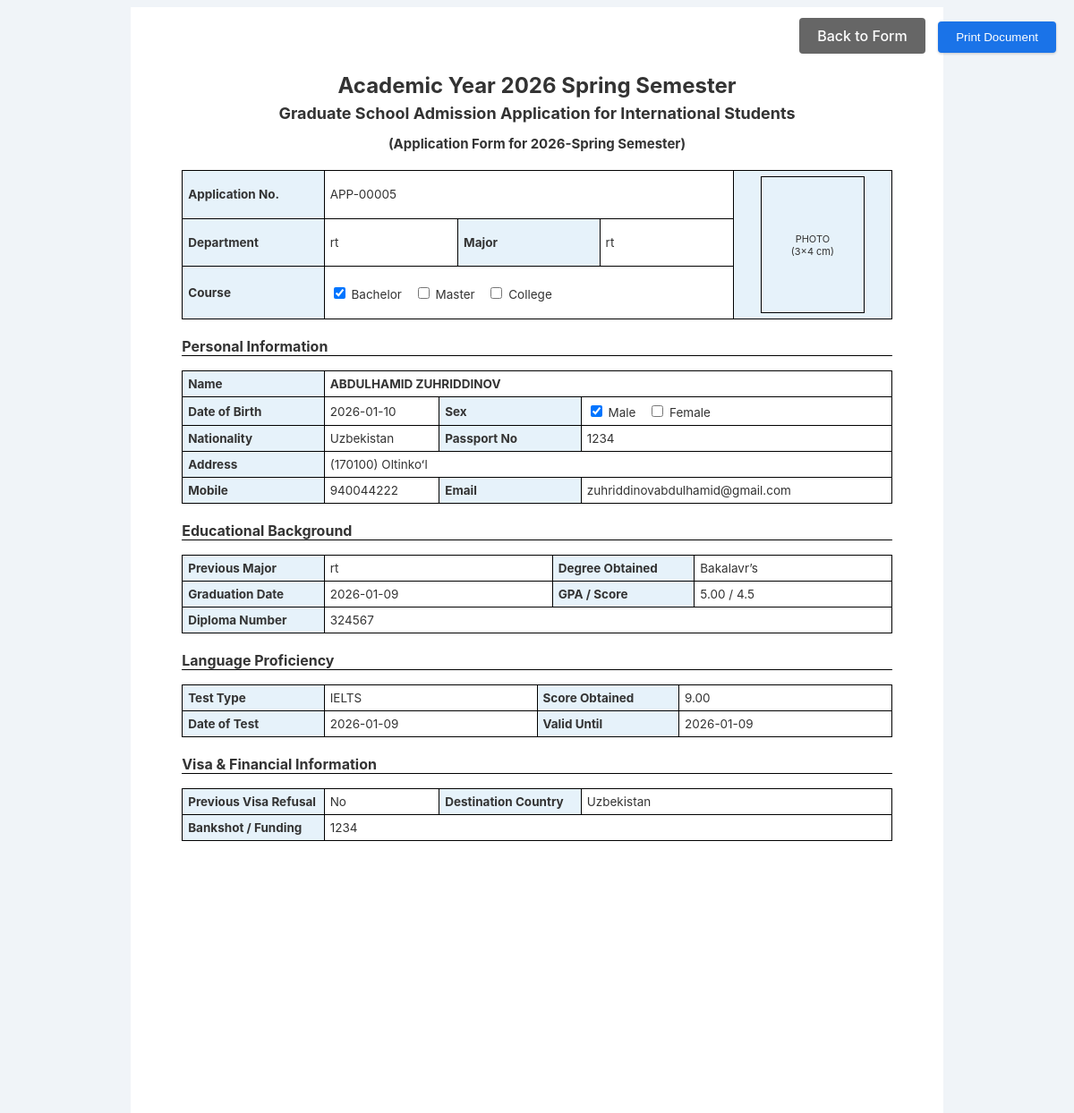
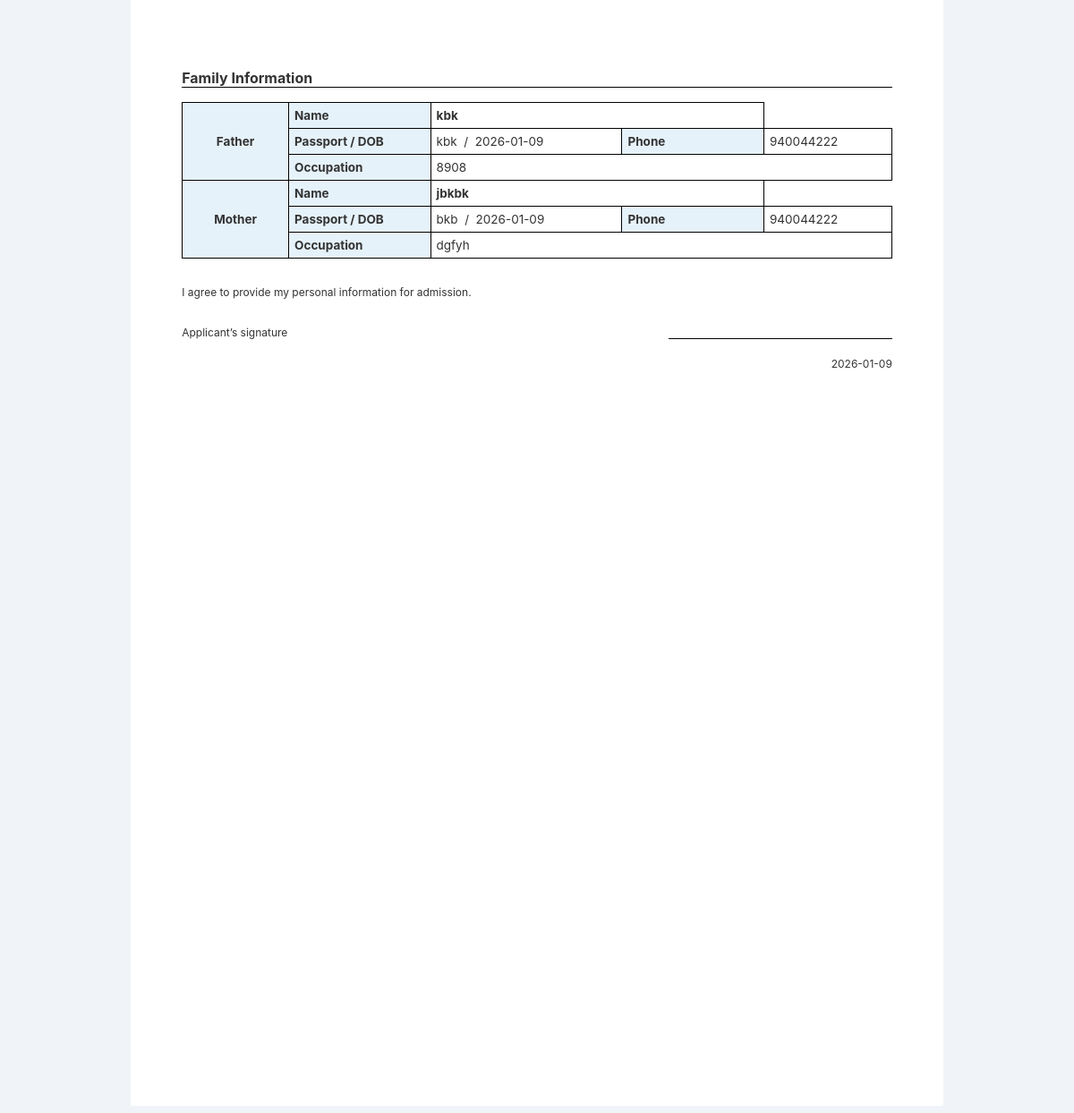
Page /document/5/ (signed in) on the committed database (2 pictures, top to bottom).
### main/models.py (models this page shows, shortened)
class Application(models.Model):
    oldin_otkaz = models.BooleanField(default=False, verbose_name="Oldin Otkaz")
    country = models.CharField(max_length=255, verbose_name="Country")
    bankshot = models.CharField(max_length=255, verbose_name="Bankshot")
    full_name = models.CharField(max_length=255, verbose_name="Full Name")
    dob = models.DateField(verbose_name="Date of Birth")
    passport_number = models.CharField(max_length=50, verbose_name="Passport Number")
    passport_issue = models.DateField(verbose_name="Passport Issue Date")
    passport_expiry = models.DateField(verbose_name="Passport Expiry Date")
    GENDER_CHOICES = [
        ('M', 'Male'),
        ('F', 'Female'),
    ]
    gender = models.CharField(max_length=1, choices=GENDER_CHOICES, verbose_name="Gender")
    phone = models.CharField(max_length=20, verbose_name="Phone")
    email = models.EmailField(verbose_name="Email")
    address = models.TextField(verbose_name="Address")
    zipcode = models.CharField(max_length=20, verbose_name="Zipcode")
    TEST_TYPE_CHOICES = [
        ('IELTS', 'IELTS'),
        ('TOPIK', 'TOPIK'),
        ('TOEFL', 'TOEFL'),
    ]
    test_type = models.CharField(max_length=10, choices=TEST_TYPE_CHOICES, verbose_name="Test Type")
    score = models.DecimalField(max_digits=5, decimal_places=2, verbose_name="Score")
    test_date = models.DateField(verbose_name="Test Date")
    expiry_date = models.DateField(verbose_name="Expiry Date")
    EDUCATION_LEVEL_CHOICES = [
        ('bachelor', 'Bakalavr'),
        ('master', 'Magistr'),
        ('college', 'College'),
    ]
    education_level = models.CharField(max_length=20, choices=EDUCATION_LEVEL_CHOICES, verbose_name="Education Level")
    uni_phone = models.CharField(max_length=20, verbose_name="University Phone")
    uni_website = models.URLField(verbose_name="University Website", blank=True)
    uni_email = models.EmailField(verbose_name="University Email")
    uni_address = models.TextField(verbose_name="University Address")
    diplom_number = models.CharField(max_length=100, verbose_name="Diploma Number")
    gpa = models.DecimalField(max_digits=4, decimal_places=2, verbose_name="GPA")
    grad_date = models.DateField(verbose_name="Graduation Date")
    prev_major = models.CharField(max_length=255, verbose_name="Previous Major")
    father_name = models.CharField(max_length=255, verbose_name="Father Name")
    father_passport = models.CharField(max_length=50, verbose_name="Father Passport", blank=True)
    father_dob = models.DateField(verbose_name="Father DOB", null=True, blank=True)
    father_phone = models.CharField(max_length=20, verbose_name="Father Phone", blank=True)
    father_job = models.CharField(max_length=255, verbose_name="Father Occupation", blank=True)
    mother_name = models.CharField(max_length=255, verbose_name="Mother Name")
    mother_passport = models.CharField(max_length=50, verbose_name="Mother Passport", blank=True)
    mother_dob = models.DateField(verbose_name="Mother DOB", null=True, blank=True)
    mother_phone = models.CharField(max_length=20, verbose_name="Mother Phone", blank=True)
    mother_job = models.CharField(max_length=255, verbose_name="Mother Occupation", blank=True)
    photo = models.ImageField(upload_to='applicant_photos/', null=True, blank=True, verbose_name="Photo")
    created_at = models.DateTimeField(auto_now_add=True)
    updated_at = models.DateTimeField(auto_now=True)
    class Meta:
        verbose_name = "Application"
        verbose_name_plural = "Applications"

### main/views.py (the view)
# urls.py: path('document/<int:pk>/', ApplicationDocumentView.as_view(), name='application_document'),
class ApplicationDocumentView(LoginRequiredMixin, View):
    def get(self, request, pk):
        application = get_object_or_404(Application, pk=pk)
        return render(request, 'document.html', {'app': application})

### templates/document.html (shortened to what this page needs)
{% load static %}
<!DOCTYPE html>
<html lang="en">
<head>
    <link rel="stylesheet" href="{% static 'style.css' %}">
</head>
<body>
<div class="page">
    <h1>
        Academic Year 2026 Spring Semester<br>
        <span>Graduate School Admission Application for International Students</span>
    </h1>
    <h2>(Application Form for 2026-Spring Semester)</h2>
    <table>
        <tr>
            <th>Application No.</th>
            <td colspan="3">APP-{{ app.id|stringformat:"05d" }}</td>
            <td rowspan="4" class="photo-cell">
                <div class="photo-box">
                    {% if app.photo %}
                        <img src="{{ app.photo.url }}" style="width: 100%; height: 100%; object-fit: cover;">
                    {% else %}
                        PHOTO<br>(3×4 cm)
                    {% endif %}
                </div>
            </td>
        </tr>
        <tr>
            <th>Department</th>
            <td>{{ app.prev_major|default:"-" }}</td>
            <th>Major</th>
            <td>{{ app.prev_major|default:"-" }}</td>
        </tr>
        <tr>
            <th>Course</th>
            <td colspan="3">
                <label><input type="checkbox" {% if app.education_level == 'bachelor' %}checked{% endif %}> Bachelor</label>
                <label><input type="checkbox" {% if app.education_level == 'master' %}checked{% endif %}> Master</label>
                <label><input type="checkbox" {% if app.education_level == 'college' %}checked{% endif %}> College</label>
            </td>
        </tr>
    </table>
    <h3>Personal Information</h3>
    <table>
        <tr>
            <th>Name</th>
            <td colspan="3"><strong>{{ app.full_name|upper }}</strong></td>
        </tr>
        <tr>
            <th>Date of Birth</th>
            <td>{{ app.dob|date:"Y-m-d" }}</td>
            <th>Sex</th>
            <td>
                <label><input type="checkbox" {% if app.gender == 'M' %}checked{% endif %}> Male</label>
                <label><input type="checkbox" {% if app.gender == 'F' %}checked{% endif %}> Female</label>
            </td>
        </tr>
        <tr>
            <th>Nationality</th>
            <td>{{ app.country }}</td>
            <th>Passport No</th>
            <td>{{ app.passport_number }}</td>
        </tr>
        <tr>
            <th>Address</th>
            <td colspan="3">
                 ({{ app.zipcode }}) {{ app.address }}
            </td>
        </tr>
        <tr>
            <th>Mobile</th>
            <td>{{ app.phone }}</td>
            <th>Email</th>
            <td>{{ app.email }}</td>
        </tr>
    </table>
    <h3>Educational Background</h3>
    <table>
        <tr>
            <th>Previous Major</th>
            <td>{{ app.prev_major }}</td>
            <th>Degree Obtained</th>
            <td>{{ app.get_education_level_display }}’s</td>
        </tr>
        <tr>
            <th>Graduation Date</th>
            <td>{{ app.grad_date|date:"Y-m-d" }}</td>
            <th>GPA / Score</th>
            <td>{{ app.gpa }} / 4.5</td>
        </tr>
        {% if app.diplom_number %}
        <tr>
            <th>Diploma Number</th>
            <td colspan="3">{{ app.diplom_number }}</td>
        </tr>
        {% endif %}
    </table>
    {% if app.test_type %}
    <h3>Language Proficiency</h3>
    <table>
        <tr>
            <th>Test Type</th>
            <td>{{ app.test_type }}</td>
            <th>Score Obtained</th>
            <td>{{ app.score }}</td>
        </tr>
        <tr>
            <th>Date of Test</th>
            <td>{{ app.test_date|date:"Y-m-d" }}</td>
            <th>Valid Until</th>
            <td>{{ app.expiry_date|date:"Y-m-d" }}</td>
        </tr>
    </table>
    {% endif %}
    {% if app.country or app.bankshot %}
    <h3>Visa & Financial Information</h3>
    <table>
        <tr>
            <th>Previous Visa Refusal</th>
            <td>{{ app.oldin_otkaz|yesno:"Yes,No" }}</td>
            <th>Destination Country</th>
            <td>{{ app.country|default:"-" }}</td>
        </tr>
        {% if app.bankshot %}
        <tr>
            <th>Bankshot / Funding</th>
            <td colspan="3">{{ app.bankshot }}</td>
        </tr>
        {% endif %}
    </table>
    {% endif %}
</div>
<div class="no-print" style="position: fixed; top: 20px; right: 20px; z-index: 1000;">
    <a href="{% url 'main:form' %}" style="display: inline-block; padding: 10px 20px; background: #666; color: white; text-decoration: none; border-radius: 4px; margin-right: 10px; font-weight: 500;">Back to Form</a>
    <button onclick="window.print()" style="padding: 10px 20px; background: #1a73e8; color: white; border: none; border-radius: 4px; cursor: pointer; font-weight: 500; box-shadow: 0 1px 3px rgba(0,0,0,0.2);">Print Document</button>
</div>
<div class="page page-break">
    {% if app.father_name or app.mother_name %}
    <h3>Family Information</h3>
    <table>
        {% if app.father_name %}
        <tr>
            <th rowspan="3" style="width: 15%; text-align: center; vertical-align: middle;">Father</th>
            <th>Name</th>
            <td colspan="2"><strong>{{ app.father_name }}</strong></td>
        </tr>
        <tr>
            <th>Passport / DOB</th>
            <td>{{ app.father_passport|default:"-" }} &nbsp;/&nbsp; {{ app.father_dob|date:"Y-m-d"|default:"-" }}</td>
            <th>Phone</th>
            <td>{{ app.father_phone|default:"-" }}</td>
        </tr>
        <tr>
            <th>Occupation</th>
            <td colspan="3">{{ app.father_job|default:"-" }}</td>
        </tr>
        {% endif %}
        {% if app.mother_name %}
        <tr>
            <th rowspan="3" style="width: 15%; text-align: center; vertical-align: middle;">Mother</th>
            <th>Name</th>
            <td colspan="2"><strong>{{ app.mother_name }}</strong></td>
        </tr>
        <tr>
            <th>Passport / DOB</th>
            <td>{{ app.mother_passport|default:"-" }} &nbsp;/&nbsp; {{ app.mother_dob|date:"Y-m-d"|default:"-" }}</td>
            <th>Phone</th>
            <td>{{ app.mother_phone|default:"-" }}</td>
        </tr>
        <tr>
            <th>Occupation</th>
            <td colspan="3">{{ app.mother_job|default:"-" }}</td>
        </tr>
        {% endif %}
    </table>
    {% endif %}
    <div class="sign">
        <p>
            I agree to provide my personal information for admission.
        </p>
        <div class="signature">
            <span>Applicant’s signature</span>
            <span class="line"></span>
        </div>
        <div class="date">{{ app.created_at|date:"Y-m-d" }}</div>
    </div>
</div>
</body>
</html>

### staticfiles/style.css (style rules this page uses)
body { font-family: 'Inter', Arial, sans-serif; background: #f0f4f8; color: #333; }
.page { width: 210mm; min-height: 297mm; background: #ffffff; padding: 15mm; margin: auto; }
.page-break { page-break-before: always; }
h1 { text-align: center; font-size: 24px; margin-bottom: 4px; }
h1 span { font-size: 18px; }
h2 { text-align: center; font-size: 15px; margin-bottom: 20px; }
h3 { margin-top: 20px; font-size: 16px; border-bottom: 1px solid #000; }
table { width: 100%; border-collapse: collapse; margin-top: 10px; font-size: 13.5px; }
th, td { border: 1px solid #000; padding: 6px; vertical-align: middle; }
th { background: #e6f2fa; width: 20%; text-align: left; }
.photo-cell { text-align: center; background: #e6f2fa; }
.photo-box { width: 30mm; height: 40mm; border: 1px solid #000; margin: auto; font-size: 11px; display: flex; align-items: center; justify-content: center; }
label { margin-right: 10px; }
.sign { margin-top: 30px; font-size: 12px; }
.signature { display: flex; justify-content: space-between; margin-top: 30px; }
.signature .line { width: 250px; border-bottom: 1px solid #000; }
.date { margin-top: 20px; text-align: right; }

### rows in the picture
Application: id "00005", prev_major "rt", education_level "☑", full_name "ABDULHAMID ZUHRIDDINOV", dob "2026-01-10", gender "☑", country "Uzbekistan", passport_number "1234", zipcode "170100", address "Oltinkoʻl", phone "940044222", email "zuhriddinovabdulhamid@gmail.com", education_level "Bakalavr", grad_date "2026-01-09", gpa "5.00", diplom_number "324567", test_type "IELTS", score "9.00", test_date "2026-01-09", expiry_date "2026-01-09", oldin_otkaz "No", bankshot "1234", father_name "kbk", father_passport "kbk", father_dob "2026-01-09", father_phone "940044222", father_job "8908", mother_name "jbkbk", mother_passport "bkb", mother_dob "2026-01-09", mother_phone "940044222", mother_job "dgfyh", created_at "2026-01-09"
